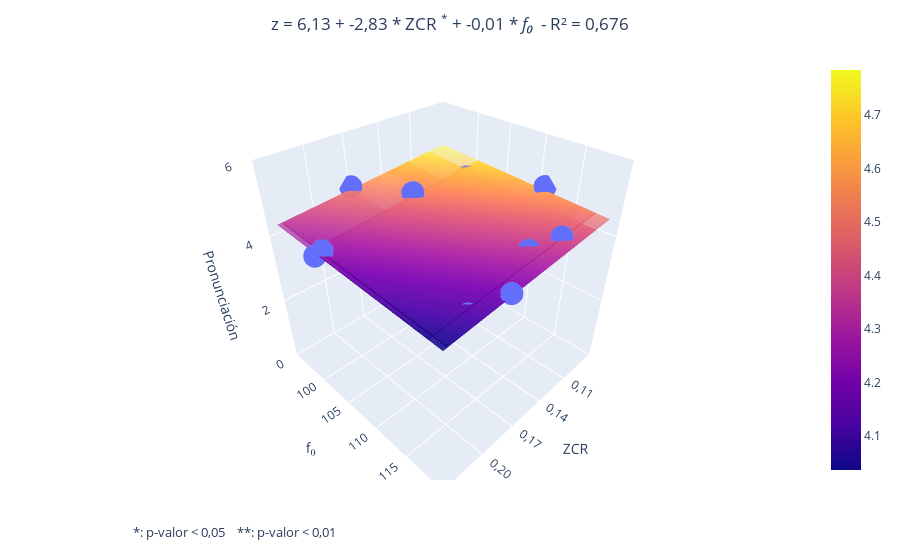

Notebook code for this chart:
### Code cell
if len(dicc_model) == 2:
    import plotly.express as px
    import plotly.graph_objects as go

    # Seleccionamos solo las características seleccionadas en X
    X_selected = X[:, selected_features]

    # Entrenamos el modelo de regresión con las características seleccionadas
    regr_multivar = SMWrapper(sm.OLS)
    regr_multivar_fit = regr_multivar.fit(X_selected, y)

    # Obtenemos las predicciones del modelo para las características seleccionadas
    y_pred = regr_multivar.predict(X_selected)

    # Crear la figura
    fig = px.scatter_3d(x=X_selected[:, 0], y=X_selected[:, 1], z=y)

    # Crear el plano de regresión
    xx, yy = np.meshgrid(X_selected[:, 0], X_selected[:, 1])
    zz = regr_multivar_fit.params[0] + np.dot(np.array([xx.ravel(), yy.ravel()]).T, regr_multivar_fit.params[1:].ravel()).reshape(xx.shape)
    fig.add_trace(go.Surface(x=xx, y=yy, z=zz, opacity=0.5))

    axis_name_list = []
    # Construir la cadena de texto para la ecuación del plano
    equation = f'z = {regr_multivar_fit.params[0].round(2)}'
    for i, (key, model) in enumerate(dicc_model.items()):
        feature_name = key.replace("_model", "").upper()
        feature_name_axis = feature_name
        if feature_name == 'F0':
            feature_name = '<i>f₀</i>'
            feature_name_axis = 'f₀'
        axis_name_list.append(feature_name_axis)
        if regr_multivar_fit.pvalues[1:][i] < 0.01:
            label = '<sup>**</sup>'
        elif regr_multivar_fit.pvalues[1:][i] < 0.05:
            label = '<sup>*</sup>'
        else:
            label = ''
        equation += f' + {regr_multivar_fit.params[1:][i].round(2)} * {feature_name} {label}'
        
    equation += f' - R² = {r_squared_value:.3f}'
    equation = equation.replace('.', ',')
    
    # Centrar el título
    fig.update_layout(title=dict(text=equation, x=0.5, xanchor='center'))
    
    # Verificar si los valores en el eje x son menores que 1
    if np.any(np.abs(X_selected[:, 0]) < 1):
        # Calcular los valores de los ticks
        xaxis_tickvals = np.linspace(np.min(X_selected[:, 0]), np.max(X_selected[:, 0]), 6)[1:5]

        # Convertir los valores de los ticks a strings y reemplazar los puntos por comas
        xaxis_ticktext = [f'{val:.2f}'.replace('.', ',') for val in xaxis_tickvals]
    else:
        # Si los valores en el eje x son mayores o iguales a 1, usar el formato por defecto
        xaxis_tickvals = None
        xaxis_ticktext = None

    # Etiquetas de los ejes y rango del eje z
    fig.update_layout(scene=dict(xaxis=dict(title=axis_name_list[0], tickvals=xaxis_tickvals, ticktext=xaxis_ticktext), yaxis_title=axis_name_list[1], zaxis_title='Pronunciación', zaxis=dict(range=[0, 6]), yaxis=dict(tickvals=[100, 105, 110, 115])))
    
    # Agrega la anotación al final
    fig.add_annotation(
        x=0.07,
        y=-0.15,
        xref="paper",
        yref="paper",
        text="*: p-valor < 0,05    **: p-valor < 0,01",
        showarrow=False,
        font=dict(
            size=13
        )
    )

    fig.write_html(
       os.path.join(PATH, TEST_FOLDER, REGGRESSION_FOLDER, PARAMETRIC_FOLDER, PRONUNCIACION_FOLDER, FEMALE_FOLDER, 'regresion_pronunciacion_multivariable_female.html')
    )
    
    fig.write_image(
       os.path.join(PATH, TEST_FOLDER, REGGRESSION_FOLDER, PARAMETRIC_FOLDER, PRONUNCIACION_FOLDER, FEMALE_FOLDER, 'regresion_pronunciacion_multivariable_female.png')
    )

    fig.show()

### Figure 1 — Plotly figure (JSON) as saved in the notebook; plotly's stock layout.template omitted (floating-point values rounded to 4 significant figures)
{"data": [{"hovertemplate": "x=%{x}<br>y=%{y}<br>z=%{z}<extra></extra>", "legendgroup": "", "marker": {"color": "#636efa", "symbol": "circle"}, "mode": "markers", "name": "", "scene": "scene", "showlegend": false, "type": "scatter3d", "x": [0.07594, 0.1378, 0.09304, 0.2356, 0.2044, 0.1812, 0.1478, 0.117, 0.2325, 0.1734], "y": [111.1, 116.4, 101.3, 101.5, 117.7, 119.6, 101.0, 117.9, 102.3, 94.71], "z": [4.692, 4.277, 4.433, 4.164, 4, 4.292, 4.603, 4.462, 4.333, 4.588]}, {"opacity": 0.5, "type": "surface", "x": [[0.07594, 0.1378, 0.09304, 0.2356, 0.2044, 0.1812, 0.1478, 0.117, 0.2325, 0.1734], [0.07594, 0.1378, 0.09304, 0.2356, 0.2044, 0.1812, 0.1478, 0.117, 0.2325, 0.1734], [0.07594, 0.1378, 0.09304, 0.2356, 0.2044, 0.1812, 0.1478, 0.117, 0.2325, 0.1734], [0.07594, 0.1378, 0.09304, 0.2356, 0.2044, 0.1812, 0.1478, 0.117, 0.2325, 0.1734], [0.07594, 0.1378, 0.09304, 0.2356, 0.2044, 0.1812, 0.1478, 0.117, 0.2325, 0.1734], [0.07594, 0.1378, 0.09304, 0.2356, 0.2044, 0.1812, 0.1478, 0.117, 0.2325, 0.1734], [0.07594, 0.1378, 0.09304, 0.2356, 0.2044, 0.1812, 0.1478, 0.117, 0.2325, 0.1734], [0.07594, 0.1378, 0.09304, 0.2356, 0.2044, 0.1812, 0.1478, 0.117, 0.2325, 0.1734], [0.07594, 0.1378, 0.09304, 0.2356, 0.2044, 0.1812, 0.1478, 0.117, 0.2325, 0.1734], [0.07594, 0.1378, 0.09304, 0.2356, 0.2044, 0.1812, 0.1478, 0.117, 0.2325, 0.1734]], "y": [[111.1, 111.1, 111.1, 111.1, 111.1, 111.1, 111.1, 111.1, 111.1, 111.1], [116.4, 116.4, 116.4, 116.4, 116.4, 116.4, 116.4, 116.4, 116.4, 116.4], [101.3, 101.3, 101.3, 101.3, 101.3, 101.3, 101.3, 101.3, 101.3, 101.3], [101.5, 101.5, 101.5, 101.5, 101.5, 101.5, 101.5, 101.5, 101.5, 101.5], [117.7, 117.7, 117.7, 117.7, 117.7, 117.7, 117.7, 117.7, 117.7, 117.7], [119.6, 119.6, 119.6, 119.6, 119.6, 119.6, 119.6, 119.6, 119.6, 119.6], [101.0, 101.0, 101.0, 101.0, 101.0, 101.0, 101.0, 101.0, 101.0, 101.0], [117.9, 117.9, 117.9, 117.9, 117.9, 117.9, 117.9, 117.9, 117.9, 117.9], [102.3, 102.3, 102.3, 102.3, 102.3, 102.3, 102.3, 102.3, 102.3, 102.3], [94.71, 94.71, 94.71, 94.71, 94.71, 94.71, 94.71, 94.71, 94.71, 94.71]], "z": [[4.589, 4.414, 4.541, 4.137, 4.225, 4.291, 4.386, 4.473, 4.146, 4.313], [4.527, 4.351, 4.478, 4.074, 4.163, 4.229, 4.323, 4.411, 4.083, 4.251], [4.706, 4.531, 4.658, 4.254, 4.342, 4.408, 4.503, 4.59, 4.262, 4.43], [4.703, 4.528, 4.655, 4.251, 4.34, 4.405, 4.5, 4.587, 4.26, 4.427], [4.51, 4.335, 4.462, 4.058, 4.146, 4.212, 4.307, 4.394, 4.067, 4.234], [4.488, 4.313, 4.44, 4.036, 4.125, 4.19, 4.285, 4.372, 4.045, 4.212], [4.71, 4.535, 4.661, 4.257, 4.346, 4.412, 4.506, 4.594, 4.266, 4.434], [4.508, 4.333, 4.46, 4.056, 4.145, 4.21, 4.305, 4.392, 4.065, 4.232], [4.695, 4.519, 4.646, 4.242, 4.331, 4.397, 4.491, 4.578, 4.251, 4.419], [4.785, 4.609, 4.736, 4.332, 4.421, 4.487, 4.581, 4.669, 4.341, 4.509]]}], "layout": {"annotations": [{"font": {"size": 13}, "showarrow": false, "text": "*: p-valor < 0,05    **: p-valor < 0,01", "x": 0.07, "xref": "paper", "y": -0.15, "yref": "paper"}], "legend": {"tracegroupgap": 0}, "margin": {"t": 60}, "scene": {"domain": {"x": [0, 1], "y": [0, 1]}, "xaxis": {"ticktext": ["0,11", "0,14", "0,17", "0,20"], "tickvals": [0.1079, 0.1398, 0.1718, 0.2037], "title": {"text": "ZCR"}}, "yaxis": {"tickvals": [100, 105, 110, 115], "title": {"text": "f₀"}}, "zaxis": {"range": [0, 6], "title": {"text": "Pronunciación"}}}, "title": {"text": "z = 6,13 + -2,83 * ZCR <sup>*</sup> + -0,01 * <i>f₀</i>  - R² = 0,676", "x": 0.5, "xanchor": "center"}}}
